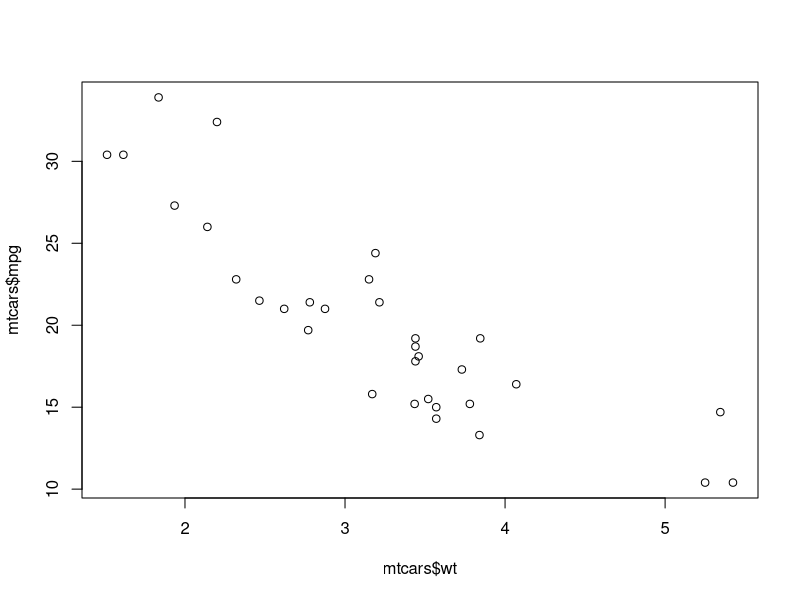
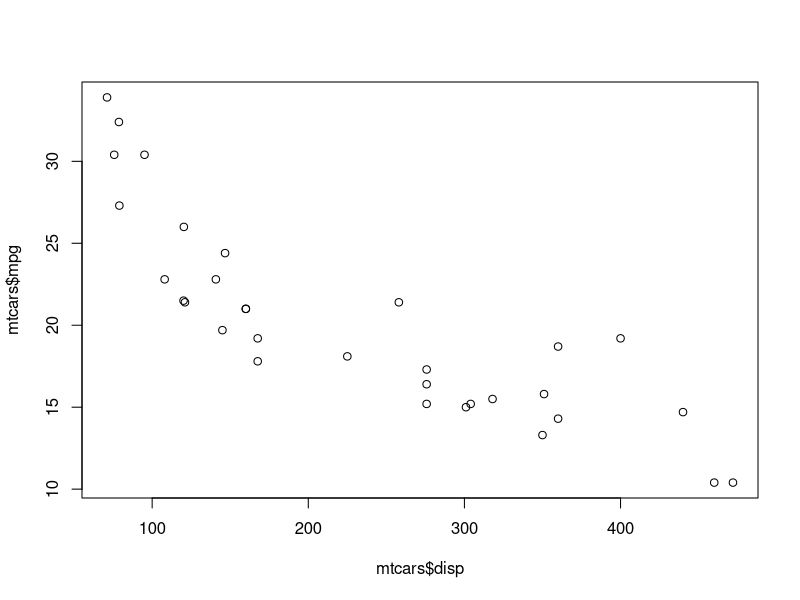
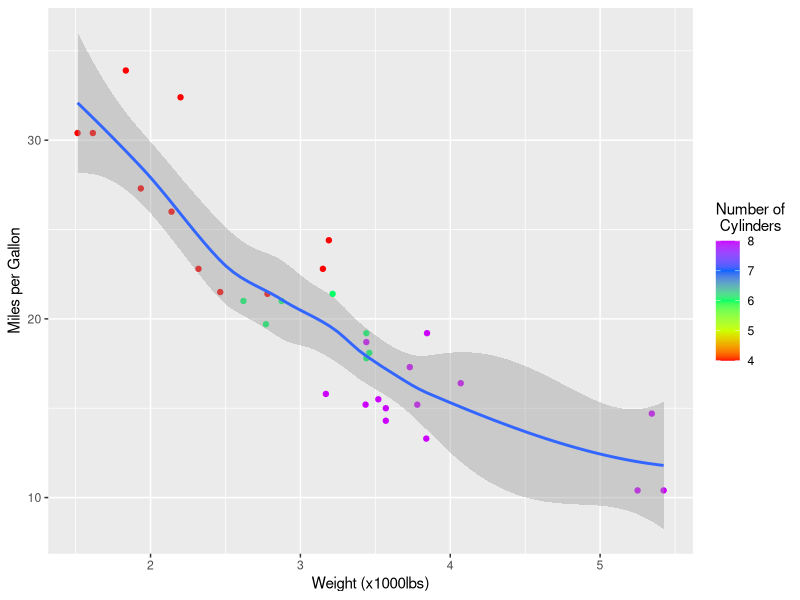

The R script that drew these images, in order: (Note: this script raises an error after producing the figures.)
## ---- chunk 1
install.packages("caret","ggplot2")
## ---- chunk 2
data(mtcars)    # Load the dataset
head(mtcars)
?mtcars         # Get more information about this dataset
## ---- chunk 3
library(ggplot2)
plot(x = mtcars$wt, y = mtcars$mpg)
plot(x = mtcars$disp, y = mtcars$mpg)
ggplot(mtcars,aes(x=wt,y=mpg,color=cyl)) + geom_point() + 
                      labs(x='Weight (x1000lbs)',y='Miles per Gallon',color='Number of\n Cylinders')  + geom_smooth() +scale_color_gradientn(colours = rainbow(5))
## ---- chunk 4
library(caret)
## ---- chunk 5
model <- train(mpg ~ wt,
               data = mtcars,
               method = "lm")

# Multiple linear regression model
model <- train(mpg ~ .,
               data = mtcars,
               method = "lm")

# Ridge regression model
#install.packages("elasticnet")
#model <- train(mpg ~ .,
#               data = mtcars,
#               method = "lasso") # Try using "lasso"
## ---- chunk 6
fitControl <- trainControl(method = "repeatedcv",   
                           number = 10,     # number of folds
                           repeats = 10)    # repeated ten times

model.cv <- train(mpg ~ .,
               data = mtcars,
               method = "lasso",  # now we're using the lasso method
               trControl = fitControl)  

model.cv   
## ---- chunk 7
model.cv <- train(mpg ~ .,
               data = mtcars,
               method = "lasso",
               trControl = fitControl,
               preProcess = c('scale', 'center')) # default: no pre-processing

?train    # if you need more information about the train function
model.cv
## ---- chunk 8
lambdaGrid <- expand.grid(lambda = 10^seq(10, -2, length=100))

model.cv <- train(mpg ~ .,
               data = mtcars,
               method = "ridge",
               trControl = fitControl,
               preProcess = c('scale', 'center'),
               tuneGrid = lambdaGrid,   # Test all the lambda values in the lambdaGrid dataframe
               na.action = na.omit)   # Ignore NA values

model.cv
## ---- chunk 9
fitControl <- trainControl(## 10-fold CV
                           method = "repeatedcv",
                           number = 10,
                           repeats = 10,
                           search = "random")  # hyper-parameters random search 

model.cv <- train(mpg ~ .,
               data = mtcars,
               method = "ridge",
               trControl = fitControl,
               preProcess = c('scale', 'center'),
               na.action = na.omit)

model.cv
## ---- chunk 10
ggplot(varImp(model.cv))
## ---- chunk 11
predictions <- predict(model.cv, mtcars)

str(predictions)
predictions
